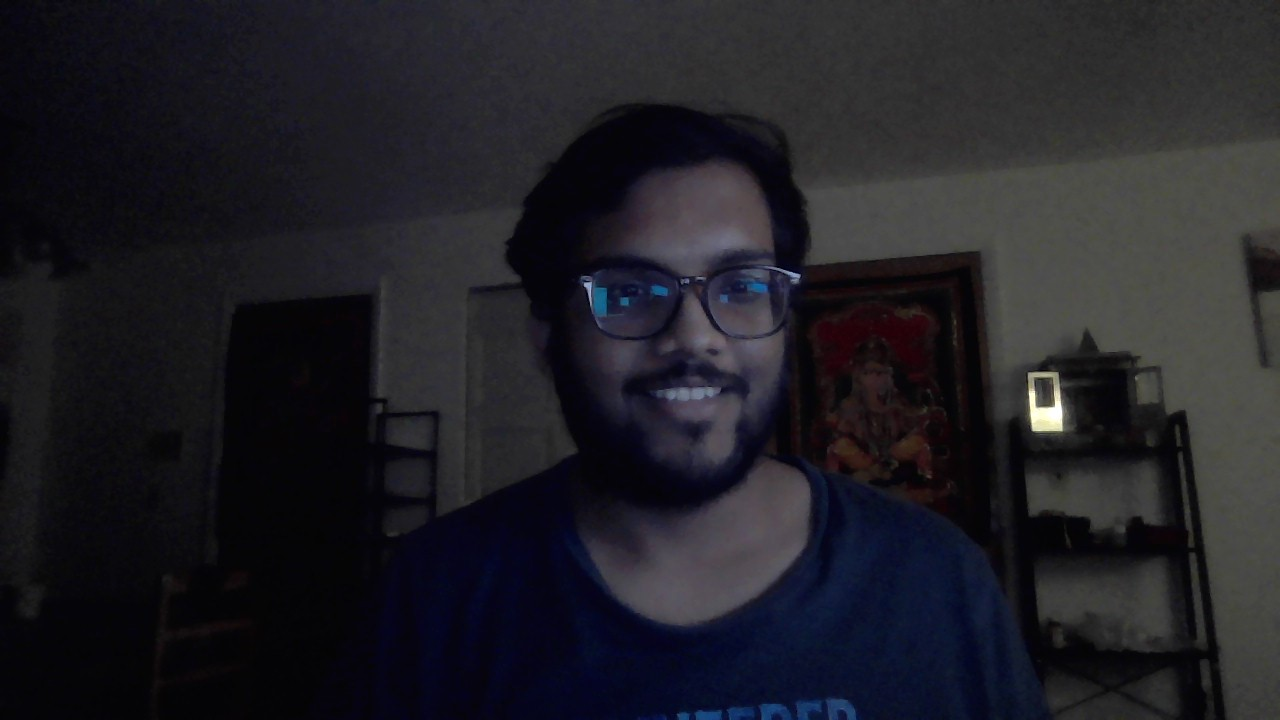
#> input picture selfie.jpg, 1280 x 720 px
$ python thresholding.py
#> lines starting #> are read from the running program, lines starting #| are printed output that depends on the picture; after the words box and inside, x2 and y2 are one past the last pixel; in counts of white or black regions, pixels touching at a corner belong together; long printed decimals are rounded
import cv2
import numpy as np

from matplotlib import pyplot as plt

#method 1 - with median as threshold
img = cv2.imread("selfie.jpg", 0)
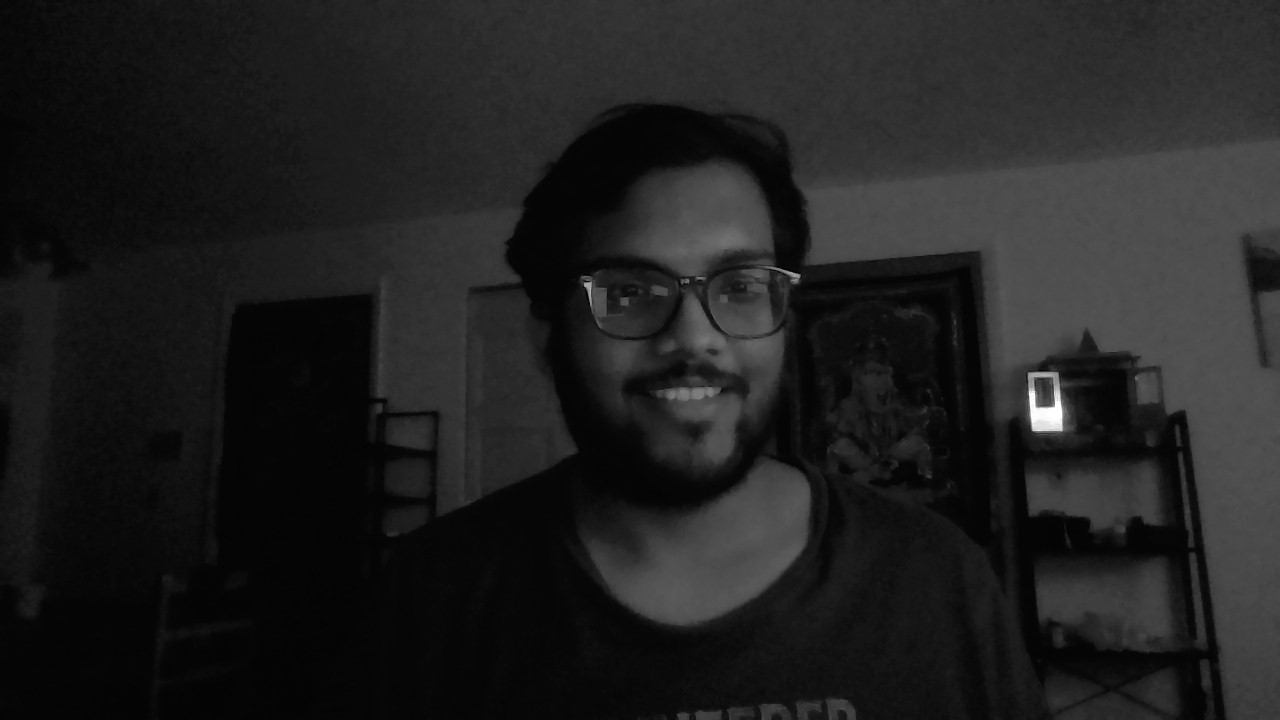
#> img: shape (720, 1280); min 0, max 255, mean 32.2
median = np.median(img)
#> median = 24
print(median)
#| 24.0

ret,thresh1 = cv2.threshold(img,median,255,cv2.THRESH_BINARY)
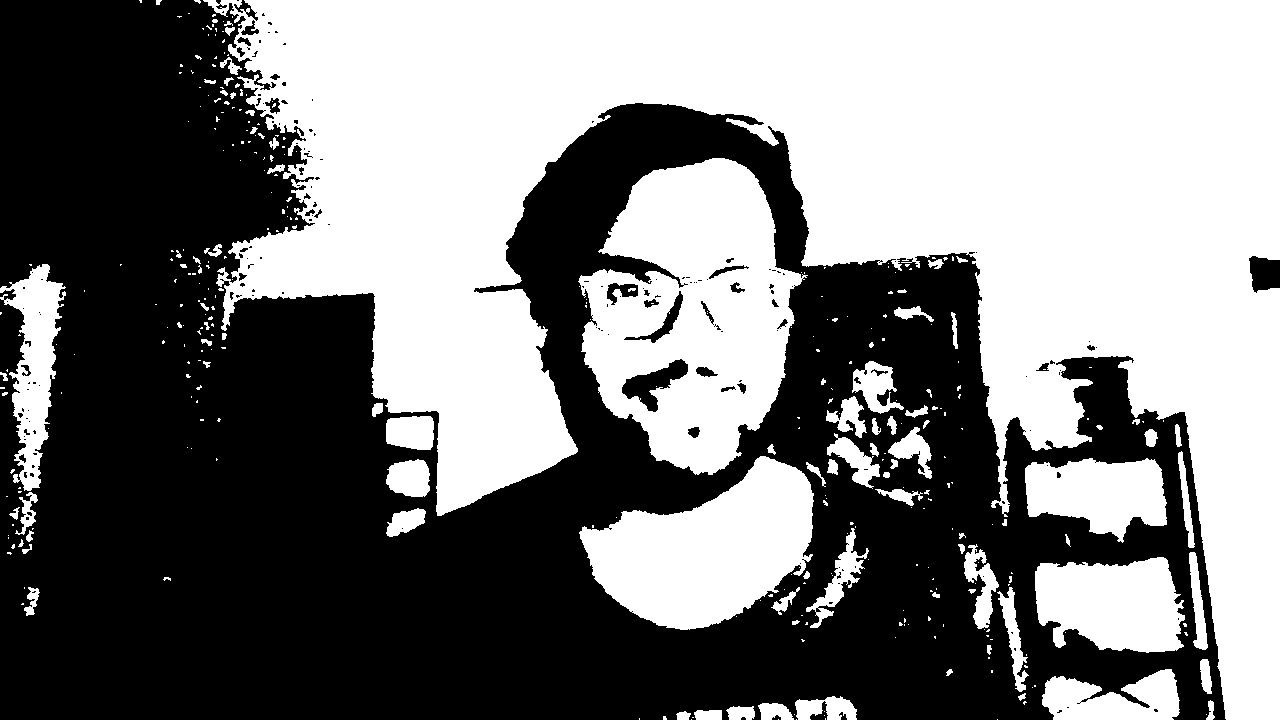
#> thresh1: shape (720, 1280); 49.5% white; 363 white regions (267 under 20 px), largest, box (x1, y1, x2, y2) and area: (203, 0, 1280, 720) 333638, (578, 158, 808, 475) 44845, (579, 456, 814, 630) 24503
#> ret = 24

n_white_pix = np.sum(thresh1 == 255)
#> n_white_pix = 456309
print('Number of white pixels for median:', n_white_pix)
#| Number of white pixels for median: 456309
n_black_pix = np.sum(thresh1 == 0)
#> n_black_pix = 465291
print('Number of black pixels for median:', n_black_pix)
#| Number of black pixels for median: 465291
per_black = (n_black_pix/(n_black_pix + n_white_pix)) * 100
#> per_black = 50.49
per_white = (n_white_pix/(n_black_pix + n_white_pix)) * 100
#> per_white = 49.51
print('Percentage of black pixels is: ' + str(per_black) +
      '% and percentage of white pixels is: ' + str(per_white) + '% for median.')
#| Percentage of black pixels is: 50.487% and percentage of white pixels is: 49.513% for median.


#method 2 - with mean as threshold
mean = np.mean(img)
#> mean = 32.18
print(mean)
#| 32.180

ret,thresh2 = cv2.threshold(img,mean,255,cv2.THRESH_BINARY)
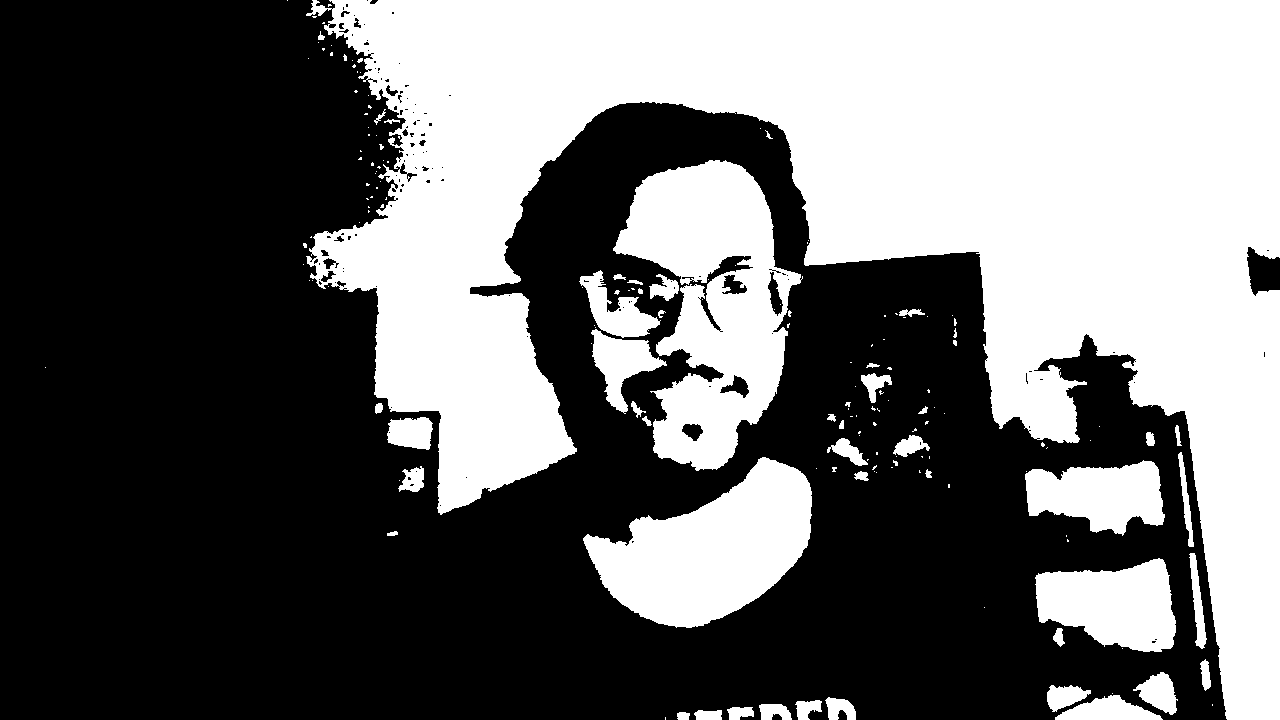
#> thresh2: shape (720, 1280); 41.7% white; 169 white regions (118 under 20 px), largest, box (x1, y1, x2, y2) and area: (306, 0, 1280, 720) 296672, (613, 160, 803, 471) 31430, (583, 457, 812, 628) 22341
#> ret = 32

n_white_pix = np.sum(thresh2 == 255)
#> n_white_pix = 384220
print('Number of white pixels for mean:', n_white_pix)
#| Number of white pixels for mean: 384220
n_black_pix = np.sum(thresh2 == 0)
#> n_black_pix = 537380
print('Number of black pixels for mean:', n_black_pix)
#| Number of black pixels for mean: 537380
per_black = (n_black_pix/(n_black_pix + n_white_pix)) * 100
#> per_black = 58.31
per_white = (n_white_pix/(n_black_pix + n_white_pix)) * 100
#> per_white = 41.69
print('Percentage of black pixels is: ' + str(per_black) +
      '% and percentage of white pixels is: ' + str(per_white) + '% for mean.')
#| Percentage of black pixels is: 58.309% and percentage of white pixels is: 41.691% for mean.


#plotting both the results side by side
f = plt.figure()
f.add_subplot(2,1,1)
plt.imshow(thresh1, cmap="gray")
plt.title('With median threshold')
f.add_subplot(2,1,2)
plt.imshow(thresh2, cmap="gray")
plt.title('With mean threshold')
plt.show(block=True)
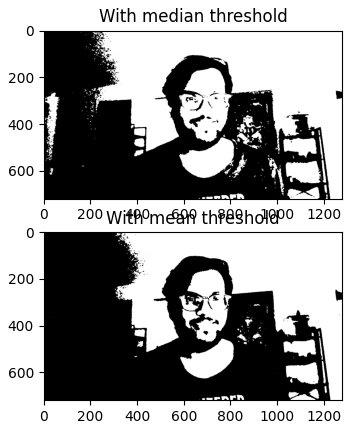
#> figure drawn by matplotlib, 2 panels

#Median gives a better output (values closer to 50% each)

$ run again, with 528.PNG saved as selfie.jpg
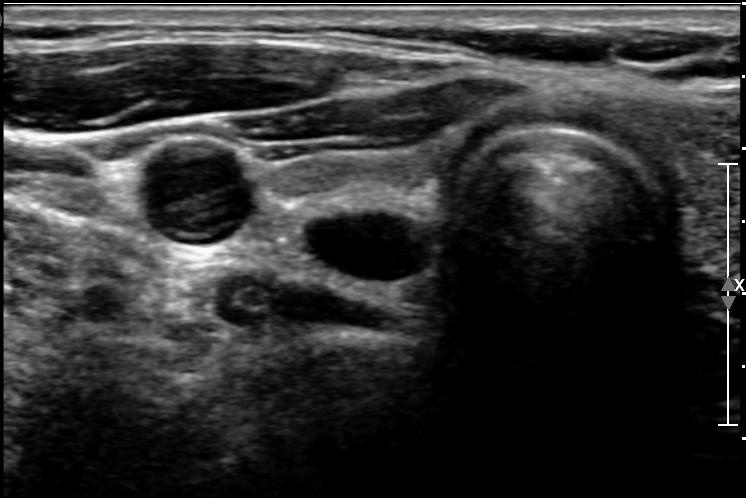
#> input picture 528.PNG, 746 x 498 px
#> img is the input picture: shape (498, 746); min 0, max 255, mean 50.2
#> median = 32
#| 32.0
#> `ret,thresh1 = cv2.threshold(img,median,255,cv2.THRESH_BINARY)`:
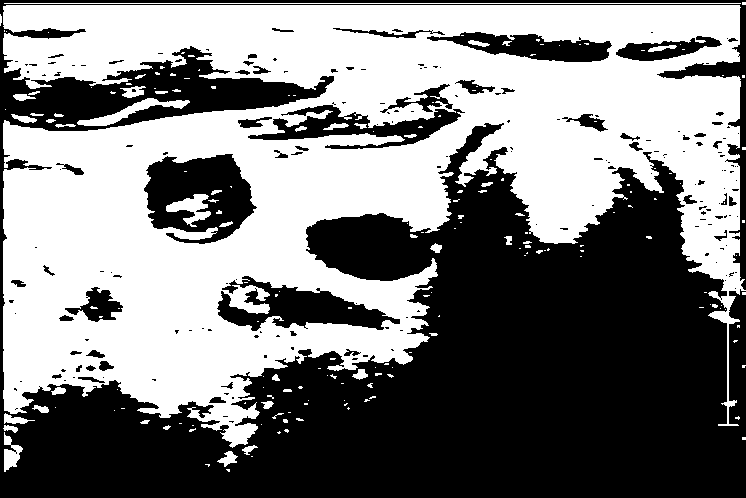
#> thresh1: shape (498, 746); 49.9% white; 186 white regions (142 under 20 px), largest, box (x1, y1, x2, y2) and area: (3, 5, 746, 448) 179343, (77, 98, 190, 126) 841, (4, 3, 741, 4) 737
#> `n_white_pix = np.sum(thresh1 == 255)`: n_white_pix = 185226
#| Number of white pixels for median: 185226
#> `n_black_pix = np.sum(thresh1 == 0)`: n_black_pix = 186282
#| Number of black pixels for median: 186282
#> `per_black = (n_black_pix/(n_black_pix + n_white_pix)) * 100`: per_black = 50.14
#> `per_white = (n_white_pix/(n_black_pix + n_white_pix)) * 100`: per_white = 49.86
#| Percentage of black pixels is: 50.142% and percentage of white pixels is: 49.858% for median.
#> mean = 50.2
#| 50.201
#> thresh2: shape (498, 746); 40.6% white; 156 white regions (99 under 20 px), largest, box (x1, y1, x2, y2) and area: (3, 5, 745, 426) 135226, (470, 116, 650, 242) 10229, (4, 3, 741, 4) 737
#> `ret,thresh2 = cv2.threshold(img,mean,255,cv2.THRESH_BINARY)`: ret = 50
#> `n_white_pix = np.sum(thresh2 == 255)`: n_white_pix = 150959
#| Number of white pixels for mean: 150959
#> `n_black_pix = np.sum(thresh2 == 0)`: n_black_pix = 220549
#| Number of black pixels for mean: 220549
#> `per_black = (n_black_pix/(n_black_pix + n_white_pix)) * 100`: per_black = 59.37
#> `per_white = (n_white_pix/(n_black_pix + n_white_pix)) * 100`: per_white = 40.63
#| Percentage of black pixels is: 59.366% and percentage of white pixels is: 40.634% for mean.
#> `plt.show(block=True)`:
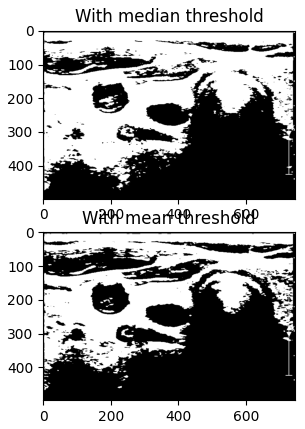
#> figure drawn by matplotlib, 2 panels
